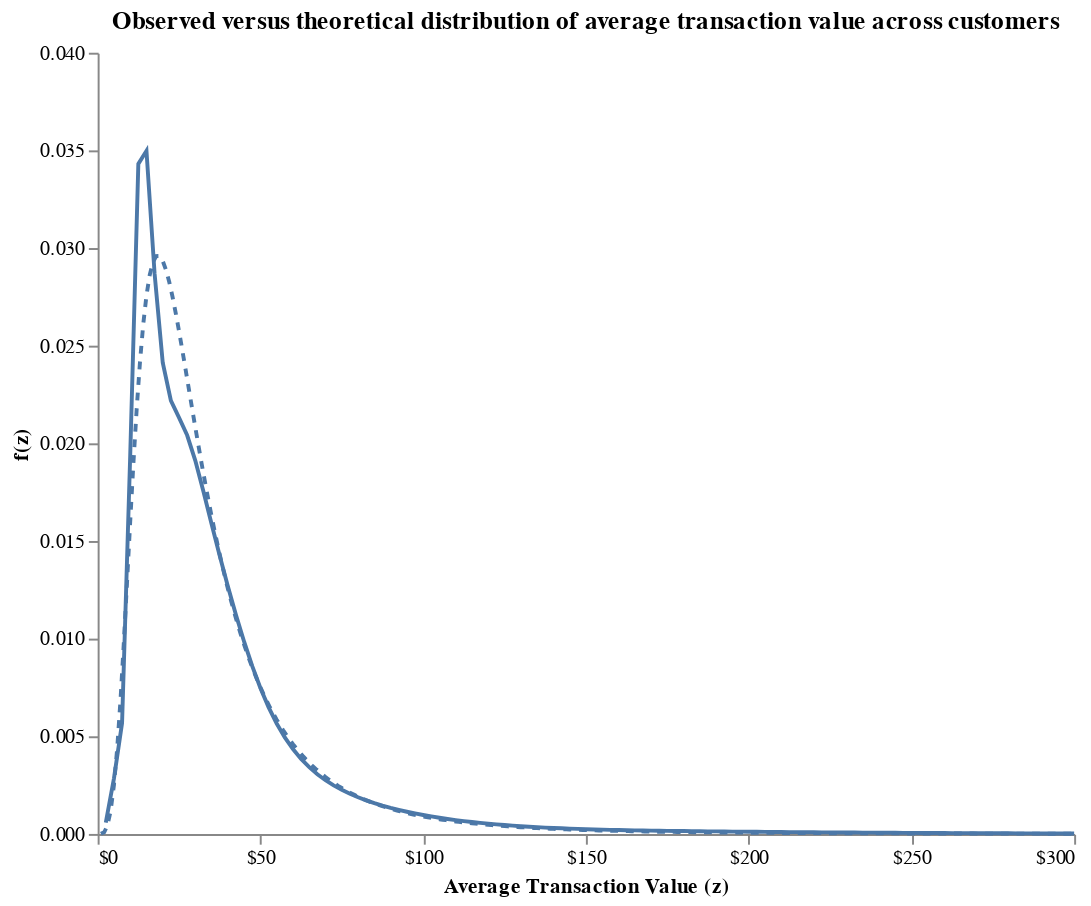

The notebook cell this image was saved under:
### Code cell
est_dist_plot = (
    alt.Chart(pl.DataFrame({'Average Transaction Value (z)': np.arange(300) + 1, 'f(z)': g}))
    .mark_line(strokeDash=[4,4]).encode(
        x=alt.X('Average Transaction Value (z)', axis=alt.Axis(values=np.arange(0, 301, 50), labelExpr='"$"+datum.value')),
        y=alt.Y('f(z)', scale=alt.Scale(domain=[0, 0.04]))
    )
)

chart = act_dist_plot + est_dist_plot

chart.properties(
            width=500,
            height=400,
            title='Observed versus theoretical distribution of average transaction value across customers'
).configure_view(stroke=None).configure_axisY(grid=False).configure_axisX(grid=False)

### Figure 1 — Vega-Lite specification as saved in the notebook (floating-point values rounded to 4 significant figures; data arrays with more than 128 entries replaced by an {"elided": "..."} marker saying what was removed)
{"$schema": "https://vega.github.io/schema/vega-lite/v5.20.1.json", "config": {"axisX": {"grid": false}, "axisY": {"grid": false}, "view": {"continuousHeight": 300, "continuousWidth": 300, "stroke": null}}, "datasets": {"data-03be1b3f07ad9cf7bcb5e3c56a9f437f": [{"Average Transaction Value (z)": 2.5, "f(z)": 0.000575}, {"Average Transaction Value (z)": 5, "f(z)": 0.002833}, {"Average Transaction Value (z)": 7.5, "f(z)": 0.005674}, {"Average Transaction Value (z)": 10, "f(z)": 0.01936}, {"Average Transaction Value (z)": 12.5, "f(z)": 0.03431}, {"Average Transaction Value (z)": 15, "f(z)": 0.03498}, {"Average Transaction Value (z)": 17.5, "f(z)": 0.02868}, {"Average Transaction Value (z)": 20, "f(z)": 0.02413}, {"Average Transaction Value (z)": 22.5, "f(z)": 0.02219}, {"Average Transaction Value (z)": 25, "f(z)": 0.02132}, {"Average Transaction Value (z)": 27.5, "f(z)": 0.02041}, {"Average Transaction Value (z)": 30, "f(z)": 0.01912}, {"Average Transaction Value (z)": 32.5, "f(z)": 0.01754}, {"Average Transaction Value (z)": 35, "f(z)": 0.01587}, {"Average Transaction Value (z)": 37.5, "f(z)": 0.01424}, {"Average Transaction Value (z)": 40, "f(z)": 0.01269}, {"Average Transaction Value (z)": 42.5, "f(z)": 0.01121}, {"Average Transaction Value (z)": 45, "f(z)": 0.009842}, {"Average Transaction Value (z)": 47.5, "f(z)": 0.008589}, {"Average Transaction Value (z)": 50, "f(z)": 0.00747}, {"Average Transaction Value (z)": 52.5, "f(z)": 0.006493}, {"Average Transaction Value (z)": 55, "f(z)": 0.005655}, {"Average Transaction Value (z)": 57.5, "f(z)": 0.004944}, {"Average Transaction Value (z)": 60, "f(z)": 0.004345}, {"Average Transaction Value (z)": 62.5, "f(z)": 0.003842}, {"Average Transaction Value (z)": 65, "f(z)": 0.003417}, {"Average Transaction Value (z)": 67.5, "f(z)": 0.003057}, {"Average Transaction Value (z)": 70, "f(z)": 0.00275}, {"Average Transaction Value (z)": 72.5, "f(z)": 0.002485}, {"Average Transaction Value (z)": 75, "f(z)": 0.002255}, {"Average Transaction Value (z)": 77.5, "f(z)": 0.002054}, {"Average Transaction Value (z)": 80, "f(z)": 0.001877}, {"Average Transaction Value (z)": 82.5, "f(z)": 0.00172}, {"Average Transaction Value (z)": 85, "f(z)": 0.001579}, {"Average Transaction Value (z)": 87.5, "f(z)": 0.001451}, {"Average Transaction Value (z)": 90, "f(z)": 0.001336}, {"Average Transaction Value (z)": 92.5, "f(z)": 0.001232}, {"Average Transaction Value (z)": 95, "f(z)": 0.001136}, {"Average Transaction Value (z)": 97.5, "f(z)": 0.001049}, {"Average Transaction Value (z)": 100, "f(z)": 0.0009688}, {"Average Transaction Value (z)": 102.5, "f(z)": 0.0008954}, {"Average Transaction Value (z)": 105, "f(z)": 0.000828}, {"Average Transaction Value (z)": 107.5, "f(z)": 0.0007662}, {"Average Transaction Value (z)": 110, "f(z)": 0.0007095}, {"Average Transaction Value (z)": 112.5, "f(z)": 0.0006575}, {"Average Transaction Value (z)": 115, "f(z)": 0.0006098}, {"Average Transaction Value (z)": 117.5, "f(z)": 0.0005661}, {"Average Transaction Value (z)": 120, "f(z)": 0.000526}, {"Average Transaction Value (z)": 122.5, "f(z)": 0.0004892}, {"Average Transaction Value (z)": 125, "f(z)": 0.0004556}, {"Average Transaction Value (z)": 127.5, "f(z)": 0.0004247}, {"Average Transaction Value (z)": 130, "f(z)": 0.0003965}, {"Average Transaction Value (z)": 132.5, "f(z)": 0.0003706}, {"Average Transaction Value (z)": 135, "f(z)": 0.000347}, {"Average Transaction Value (z)": 137.5, "f(z)": 0.0003254}, {"Average Transaction Value (z)": 140, "f(z)": 0.0003057}, {"Average Transaction Value (z)": 142.5, "f(z)": 0.0002878}, {"Average Transaction Value (z)": 145, "f(z)": 0.0002714}, {"Average Transaction Value (z)": 147.5, "f(z)": 0.0002566}, {"Average Transaction Value (z)": 150, "f(z)": 0.000243}, {"Average Transaction Value (z)": 152.5, "f(z)": 0.0002307}, {"Average Transaction Value (z)": 155, "f(z)": 0.0002196}, {"Average Transaction Value (z)": 157.5, "f(z)": 0.0002094}, {"Average Transaction Value (z)": 160, "f(z)": 0.0002}, {"Average Transaction Value (z)": 162.5, "f(z)": 0.0001915}, {"Average Transaction Value (z)": 165, "f(z)": 0.0001837}, {"Average Transaction Value (z)": 167.5, "f(z)": 0.0001765}, {"Average Transaction Value (z)": 170, "f(z)": 0.0001698}, {"Average Transaction Value (z)": 172.5, "f(z)": 0.0001636}, {"Average Transaction Value (z)": 175, "f(z)": 0.0001578}, {"Average Transaction Value (z)": 177.5, "f(z)": 0.0001523}, {"Average Transaction Value (z)": 180, "f(z)": 0.0001472}, {"Average Transaction Value (z)": 182.5, "f(z)": 0.0001422}, {"Average Transaction Value (z)": 185, "f(z)": 0.0001376}, {"Average Transaction Value (z)": 187.5, "f(z)": 0.000133}, {"Average Transaction Value (z)": 190, "f(z)": 0.0001287}, {"Average Transaction Value (z)": 192.5, "f(z)": 0.0001245}, {"Average Transaction Value (z)": 195, "f(z)": 0.0001204}, {"Average Transaction Value (z)": 197.5, "f(z)": 0.0001165}, {"Average Transaction Value (z)": 200, "f(z)": 0.0001126}, {"Average Transaction Value (z)": 202.5, "f(z)": 0.0001089}, {"Average Transaction Value (z)": 205, "f(z)": 0.0001052}, {"Average Transaction Value (z)": 207.5, "f(z)": 0.0001016}, {"Average Transaction Value (z)": 210, "f(z)": 9.812e-05}, {"Average Transaction Value (z)": 212.5, "f(z)": 9.471e-05}, {"Average Transaction Value (z)": 215, "f(z)": 9.137e-05}, {"Average Transaction Value (z)": 217.5, "f(z)": 8.812e-05}, {"Average Transaction Value (z)": 220, "f(z)": 8.494e-05}, {"Average Transaction Value (z)": 222.5, "f(z)": 8.184e-05}, {"Average Transaction Value (z)": 225, "f(z)": 7.882e-05}, {"Average Transaction Value (z)": 227.5, "f(z)": 7.588e-05}, {"Average Transaction Value (z)": 230, "f(z)": 7.302e-05}, {"Average Transaction Value (z)": 232.5, "f(z)": 7.023e-05}, {"Average Transaction Value (z)": 235, "f(z)": 6.752e-05}, {"Average Transaction Value (z)": 237.5, "f(z)": 6.489e-05}, {"Average Transaction Value (z)": 240, "f(z)": 6.234e-05}, {"Average Transaction Value (z)": 242.5, "f(z)": 5.986e-05}, {"Average Transaction Value (z)": 245, "f(z)": 5.746e-05}, {"Average Transaction Value (z)": 247.5, "f(z)": 5.513e-05}, {"Average Transaction Value (z)": 250, "f(z)": 5.288e-05}, {"Average Transaction Value (z)": 252.5, "f(z)": 5.07e-05}, {"Average Transaction Value (z)": 255, "f(z)": 4.859e-05}, {"Average Transaction Value (z)": 257.5, "f(z)": 4.655e-05}, {"Average Transaction Value (z)": 260, "f(z)": 4.458e-05}, {"Average Transaction Value (z)": 262.5, "f(z)": 4.268e-05}, {"Average Transaction Value (z)": 265, "f(z)": 4.084e-05}, {"Average Transaction Value (z)": 267.5, "f(z)": 3.907e-05}, {"Average Transaction Value (z)": 270, "f(z)": 3.737e-05}, {"Average Transaction Value (z)": 272.5, "f(z)": 3.572e-05}, {"Average Transaction Value (z)": 275, "f(z)": 3.413e-05}, {"Average Transaction Value (z)": 277.5, "f(z)": 3.261e-05}, {"Average Transaction Value (z)": 280, "f(z)": 3.114e-05}, {"Average Transaction Value (z)": 282.5, "f(z)": 2.972e-05}, {"Average Transaction Value (z)": 285, "f(z)": 2.837e-05}, {"Average Transaction Value (z)": 287.5, "f(z)": 2.706e-05}, {"Average Transaction Value (z)": 290, "f(z)": 2.58e-05}, {"Average Transaction Value (z)": 292.5, "f(z)": 2.46e-05}, {"Average Transaction Value (z)": 295, "f(z)": 2.344e-05}, {"Average Transaction Value (z)": 297.5, "f(z)": 2.233e-05}, {"Average Transaction Value (z)": 300, "f(z)": 2.126e-05}], "data-f4b31f397fe975e63ae8a321b87b060e": {"elided": "300 records"}}, "height": 400, "layer": [{"data": {"name": "data-03be1b3f07ad9cf7bcb5e3c56a9f437f"}, "encoding": {"x": {"axis": {"labelExpr": "\"$\"+datum.value", "values": [0, 50, 100, 150, 200, 250, 300]}, "field": "Average Transaction Value (z)", "type": "quantitative"}, "y": {"field": "f(z)", "scale": {"domain": [0, 0.04]}, "type": "quantitative"}}, "mark": {"type": "line"}}, {"data": {"name": "data-f4b31f397fe975e63ae8a321b87b060e"}, "encoding": {"x": {"axis": {"labelExpr": "\"$\"+datum.value", "values": [0, 50, 100, 150, 200, 250, 300]}, "field": "Average Transaction Value (z)", "type": "quantitative"}, "y": {"field": "f(z)", "scale": {"domain": [0, 0.04]}, "type": "quantitative"}}, "mark": {"strokeDash": [4, 4], "type": "line"}}], "title": "Observed versus theoretical distribution of average transaction value across customers", "width": 500}
